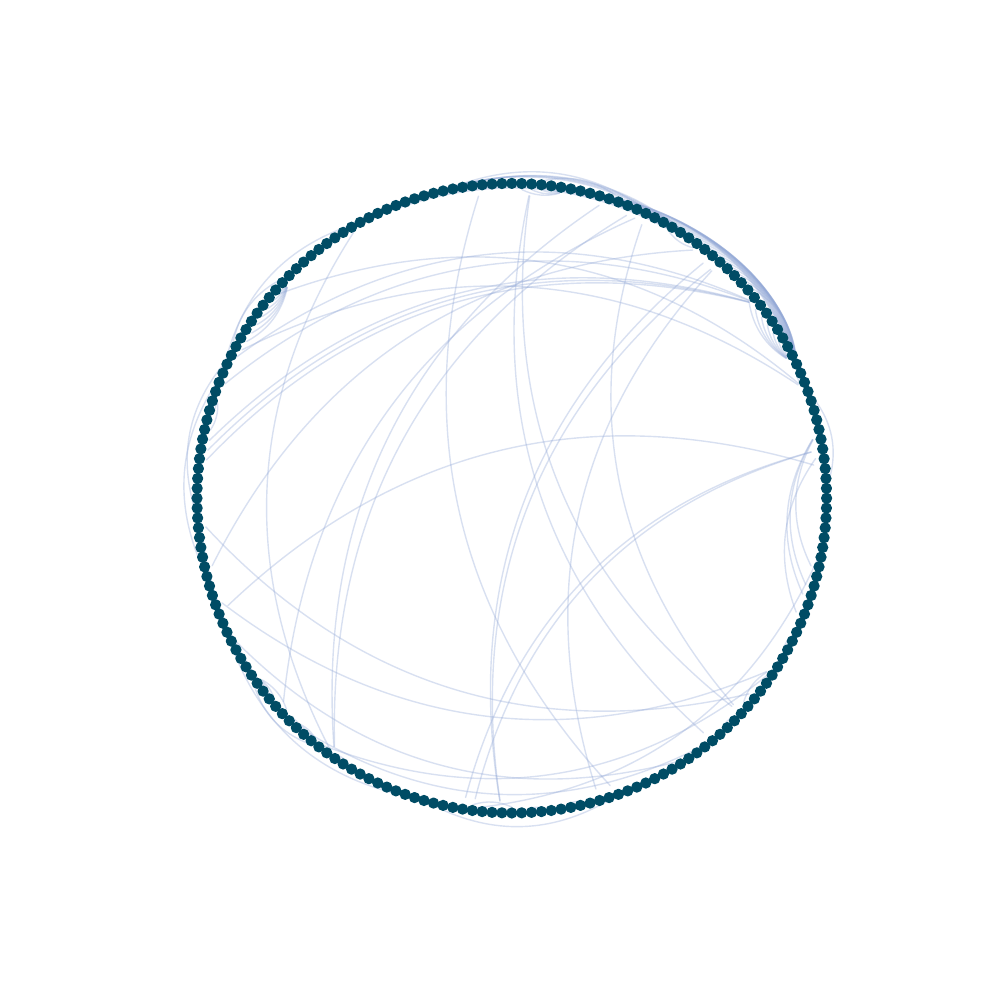

Here is the Python script that generated this plot:
import networkx as nx
import matplotlib.pyplot as plt
from scipy.io import loadmat

A=loadmat("../Networks/PPI4.mat")['A']
G=nx.from_numpy_matrix(A)
G=nx.subgraph(G,range(0,200))
G = nx.DiGraph(G)

fig=plt.figure(figsize=(10, 10))
ax=fig.add_subplot(111)
pos = nx.circular_layout(G)
nodes = nx.draw_networkx_nodes(G, pos, node_size=50, node_color='#004C65')
for edge in G.edges:
    if edge[0] > edge[1]+1:
        if abs(edge[0]- edge[1]) <10:
            nx.draw_networkx_edges(G, pos, edge_color='#92A8D7', width=1, alpha=0.35,edgelist=[(edge[0],edge[1])], arrowstyle = '-',connectionstyle=f'arc3, rad = {0.3}')
        else:
            nx.draw_networkx_edges(G, pos, edge_color='#92A8D7', width=1, alpha=0.35,edgelist=[(edge[0],edge[1])], arrowstyle = '-',connectionstyle=f'arc3, rad = {-0.3}')
    if edge[0] ==   edge[1]+1:
        nx.draw_networkx_edges(G, pos, edge_color='#92A8D7', width=1, alpha=0.35,edgelist=[(edge[0],edge[1])], arrowstyle = '-',connectionstyle=f'arc3, rad = {-0.1}')

ax.set_aspect('equal')
ax.set_axis_off()
plt.savefig('B_PPI4.pdf',dpi = 300)
plt.show()